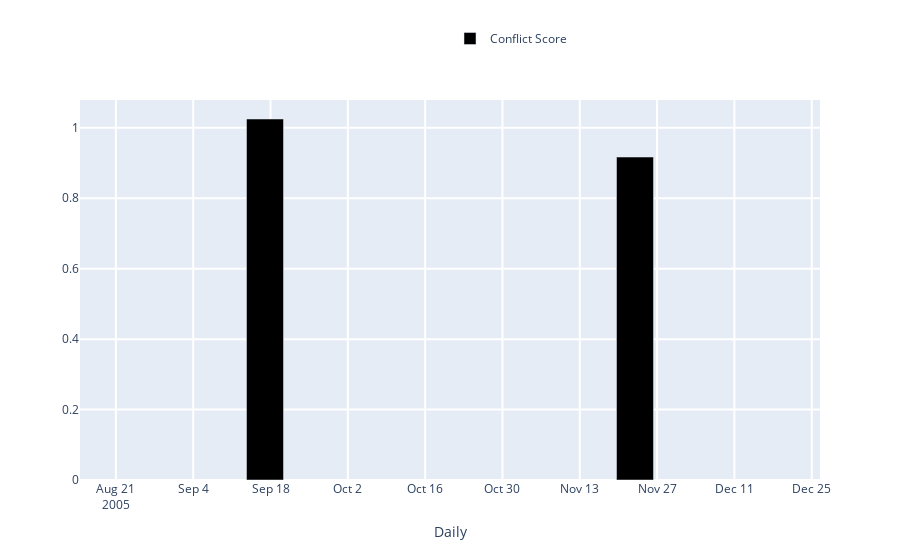

Notebook source saved alongside this figure:
### Markdown cell above
### <span style="color:green"> TRY YOURSELF! THIS IS WHAT WILL HAPPEN WHEN YOU SELECT AN EDITOR </span>

### Code cell
### ----------------------------------------------------------------------------------- ###
### TRY YOURSELF! THIS IS WHAT WILL HAPPEN WHEN YOU SELECT AN EDITOR                    ###
### ----------------------------------------------------------------------------------- ###

## This is the page you used ##
print('The page that is being used:', the_page['title'])

## Use the variable from the last notebook: conflicts_by_editors (pd.DataFrame)        ##
## Display the dataframe using interactive grid, you could learn more through the doc: ##
## https://qgrid.readthedocs.io/en/latest/                                             ##
qgrid.set_grid_option('maxVisibleRows', 5)
qgrid_init = qgrid.show_grid(conflicts_by_editors)
display(qgrid_init)

## Get the editor info with Wikipedia API (get_editor() method), more details you could check: ##
## https://github.com/gesiscss/wikiwho_demo/blob/master/external/api.py                        ##
## https://github.com/gesiscss/wikiwho_demo/blob/master/external/wikipedia.py                  ##
wikipedia_dv = WikipediaDV(WikipediaAPI(domain='en.wikipedia.org'))

# This is an example editor index. You could change it manully by typing in a new index from
# the above grid, e.g. 737021
editor_input_id = 85879

# Get the editor's information in the form of pd.DataFrame
editor_info = wikipedia_dv.get_editor(int(editor_input_id))

## Display the basic information of the selected editor ##
editor_url = f'{wikipedia_dv.api.base}action=query&list=users&ususerids={editor_input_id}&usprop=blockinfo|editcount|registration|gender&format=json'
print("Editor's metadata can be found in:")
print(editor_url)
display(md("### Current Selection:"))
display(editor_info.to_frame('values'))

## Interactive evolution of conflict score of this editor, using ConflictCalculatorListener, more details see ##
## https://github.com/gesiscss/wikiwho_demo/blob/master/visualization/calculator_listener.py                  ##
display(md(f"#### Evolution of the Conflict Score of *{editor_info['name']}*"))

# Dataframe containing the info for interactive
editor_df = conflict_calculator.elegible_actions[conflict_calculator.elegible_actions['editor'] == str(editor_input_id)].copy()
           
# Create a ConflictCalculatorListener instance.
conflicts_cal_listener = ConflictCalculatorListener(editor_df)

# Set parameters
begin_date = date(2005, 3, 1)
end_date = date(2019, 6, 1)
frequency = 'Daily' # 'Monthly', 'Daily'

# The metrics we need:
# ['Conflict Score', 'Absolute Conflict Score', 'Conflict Ratio', 'Number of Conflicts',
#  'Total Elegible Actions', 'Total Conflict Time', 'Total Elegible Time', 
# 'Time per Conflict Action', 'Time per Elegible Action', ('None')]
# Note: only 'red_line' has 'None' option.
black_line = 'Conflict Score'
red_line = 'None'
           
print('Time range from', begin_date.strftime("%Y-%m-%d"), 'to', end_date.strftime("%Y-%m-%d"))
print('Total Page conflict score:', conflict_calculator.get_page_conflict_score())
           
conflicts_cal_listener.listen(
    _range1 = begin_date, 
    _range2 = end_date,
    granularity = frequency,
    black = black_line,
    red = red_line
)
           
# store the editor_input_id and editor_info for the usage in next notebooks.
%store editor_input_id
%store editor_info

### Figure 1 — Plotly figure (JSON) as saved in the notebook; plotly's stock layout.template omitted (floating-point values rounded to 4 significant figures)
{"data": [{"marker": {"color": "rgba(0, 0, 0, 1)"}, "name": "Conflict Score", "type": "bar", "x": ["2005-09-17T00:00:00+00:00", "2005-11-23T00:00:00+00:00"], "y": [1.025, 0.917]}], "layout": {"bargap": 0.9, "barmode": "group", "hovermode": "closest", "legend": {"x": 0.5, "y": 1.2}, "showlegend": true, "xaxis": {"gridwidth": 2, "ticklen": 5, "title": {"text": "Daily"}, "zeroline": true}, "yaxis": {"gridwidth": 2, "ticklen": 5}}}
